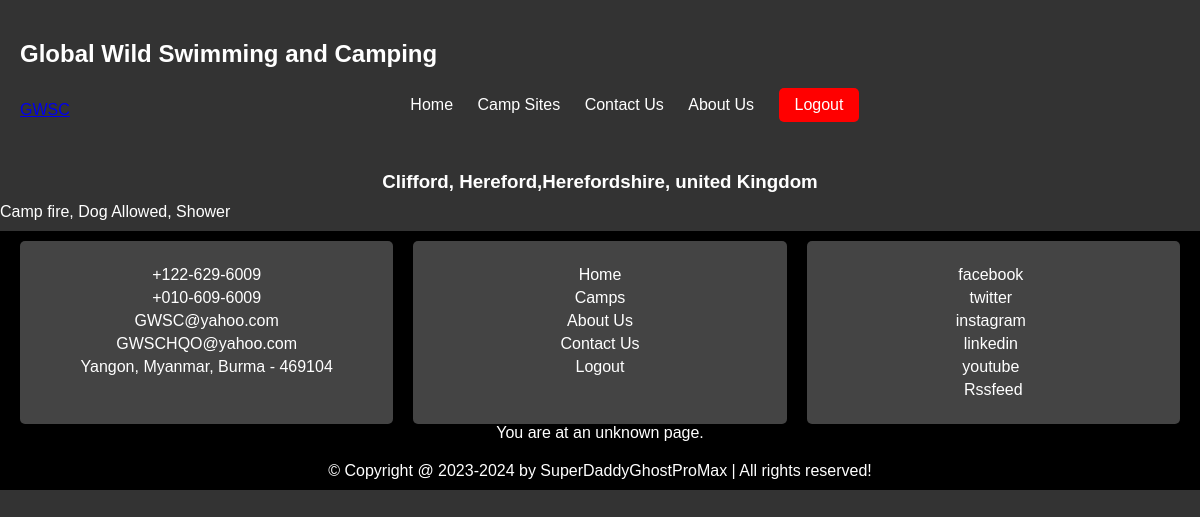
The page /features.php?id=8 on the database its author committed.
### tables this page shows
CREATE TABLE `camp` (
  `id` int(11) NOT NULL,
  `camp_name` varchar(100) NOT NULL,
  `location` text NOT NULL,
  `address` text NOT NULL,
  `country` varchar(255) NOT NULL,
  `about` text NOT NULL,
  `photo` varchar(255) NOT NULL
);

CREATE TABLE `features` (
  `id` int(11) NOT NULL,
  `list` text NOT NULL,
  `campid` int(11) NOT NULL,
  `remark` text NOT NULL
);

### features.php (the view)
<?php
include("user_header.php");
include("config.php");
if (isset($_GET['id'])) {
    $cid = $_GET['id'];
    $stmt = $conn->prepare("SELECT * FROM camp WHERE id = ?");
    $stmt->bind_param("i", $cid);
    $stmt->execute();
    $campsite_result = $stmt->get_result();
    $campsite = $campsite_result->fetch_assoc();
    if ($campsite) {
        echo "<h3>" . $campsite['camp_name'] . "</h3>";
        $stmt = $conn->prepare("SELECT * FROM features WHERE campid = ?");
        $stmt->bind_param("i", $cid);
        $stmt->execute();
        $features_result = $stmt->get_result();
        if ($features_result->num_rows > 0) {
            echo "<ol>";
            while ($feature = $features_result->fetch_assoc()) {
                $list = $feature['list'];
                $arr = explode(", ", $list);
                foreach ($arr as $v) {
                    echo "<li>$v</li>";
                }
            }
            echo "</ol>";
        } else {
            echo "No features found for this campsite.";
        }
    } else {
        echo "Campsite not found.";
    }
} else {
    echo "Invalid request. Please go back to the search page.";
}
include("user_footer.php");
?>

### css/style.css (style rules this page uses)
h3 { color: #fff; text-align: center; }
h3 { margin-bottom: 20px; }
ol { margin: 0; padding: 0; list-style-type: none; }
ol li { margin-bottom: 10px; }
h3 { margin-bottom: 10px; }
h3 { color: #fff; }

### rows shown on the page
camp: camp_name "Clifford, Hereford,Herefordshire, united Kingdom"
features: list "Camp fire, Dog Allowed, Shower"
